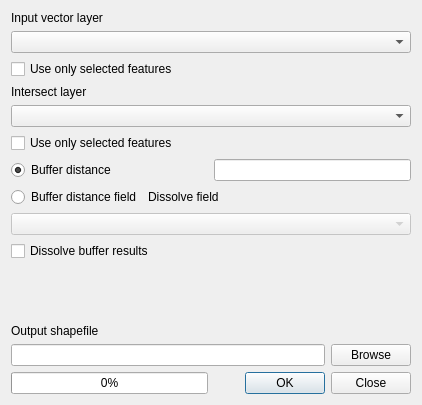
<ui version="4.0" >
 <class>Dialog</class>
 <widget class="QDialog" name="Dialog" >
  <property name="geometry" >
   <rect>
    <x>0</x>
    <y>0</y>
    <width>422</width>
    <height>405</height>
   </rect>
  </property>
  <property name="sizePolicy" >
   <sizepolicy vsizetype="Preferred" hsizetype="Minimum" >
    <horstretch>0</horstretch>
    <verstretch>0</verstretch>
   </sizepolicy>
  </property>
  <property name="windowTitle" >
   <string>Geoprocessing</string>
  </property>
  <layout class="QGridLayout" name="gridLayout" >
   <item row="0" column="0" colspan="2" >
    <layout class="QVBoxLayout" >
     <item>
      <widget class="QLabel" name="label_1" >
       <property name="text" >
        <string>Input vector layer</string>
       </property>
      </widget>
     </item>
     <item>
      <widget class="QComboBox" name="inShapeA" >
       <property name="sizePolicy" >
        <sizepolicy vsizetype="Fixed" hsizetype="Minimum" >
         <horstretch>0</horstretch>
         <verstretch>0</verstretch>
        </sizepolicy>
       </property>
      </widget>
     </item>
    </layout>
   </item>
   <item row="3" column="0" colspan="2" >
    <layout class="QVBoxLayout" >
     <item>
      <widget class="QLabel" name="label_2" >
       <property name="text" >
        <string>Intersect layer</string>
       </property>
      </widget>
     </item>
     <item>
      <widget class="QComboBox" name="inShapeB" >
       <property name="sizePolicy" >
        <sizepolicy vsizetype="Fixed" hsizetype="Minimum" >
         <horstretch>0</horstretch>
         <verstretch>0</verstretch>
        </sizepolicy>
       </property>
      </widget>
     </item>
    </layout>
   </item>
   <item row="5" column="0" colspan="2" >
    <layout class="QHBoxLayout" >
     <item>
      <layout class="QHBoxLayout" >
       <item>
        <widget class="QRadioButton" name="rdoBuffer" >
         <property name="text" >
          <string>Buffer distance</string>
         </property>
         <property name="checked" >
          <bool>true</bool>
         </property>
        </widget>
       </item>
      </layout>
     </item>
     <item>
      <widget class="QLineEdit" name="param" >
       <property name="enabled" >
        <bool>true</bool>
       </property>
       <property name="sizePolicy" >
        <sizepolicy vsizetype="Fixed" hsizetype="Minimum" >
         <horstretch>0</horstretch>
         <verstretch>0</verstretch>
        </sizepolicy>
       </property>
       <property name="layoutDirection" >
        <enum>Qt::LeftToRight</enum>
       </property>
       <property name="text" >
        <string/>
       </property>
       <property name="cursorPosition" >
        <number>0</number>
       </property>
      </widget>
     </item>
    </layout>
   </item>
   <item row="6" column="0" colspan="2" >
    <layout class="QVBoxLayout" >
     <item>
      <layout class="QHBoxLayout" >
       <item>
        <widget class="QRadioButton" name="rdoField" >
         <property name="text" >
          <string>Buffer distance field</string>
         </property>
        </widget>
       </item>
       <item>
        <widget class="QLabel" name="label_4" >
         <property name="text" >
          <string>Dissolve field</string>
         </property>
        </widget>
       </item>
       <item>
        <spacer>
         <property name="orientation" >
          <enum>Qt::Horizontal</enum>
         </property>
         <property name="sizeHint" stdset="0" >
          <size>
           <width>40</width>
           <height>20</height>
          </size>
         </property>
        </spacer>
       </item>
      </layout>
     </item>
     <item>
      <widget class="QComboBox" name="attrib" >
       <property name="enabled" >
        <bool>false</bool>
       </property>
       <property name="sizePolicy" >
        <sizepolicy vsizetype="Fixed" hsizetype="Minimum" >
         <horstretch>0</horstretch>
         <verstretch>0</verstretch>
        </sizepolicy>
       </property>
      </widget>
     </item>
    </layout>
   </item>
   <item row="7" column="0" >
    <layout class="QHBoxLayout" >
     <property name="spacing" >
      <number>6</number>
     </property>
     <property name="margin" >
      <number>0</number>
     </property>
     <item>
      <widget class="QCheckBox" name="mergeOutput" >
       <property name="enabled" >
        <bool>true</bool>
       </property>
       <property name="text" >
        <string>Dissolve buffer results</string>
       </property>
      </widget>
     </item>
    </layout>
   </item>
   <item row="8" column="0" >
    <spacer>
     <property name="orientation" >
      <enum>Qt::Vertical</enum>
     </property>
     <property name="sizeHint" stdset="0" >
      <size>
       <width>20</width>
       <height>40</height>
      </size>
     </property>
    </spacer>
   </item>
   <item row="9" column="0" colspan="2" >
    <layout class="QVBoxLayout" >
     <item>
      <widget class="QLabel" name="label_5" >
       <property name="text" >
        <string>Output shapefile</string>
       </property>
      </widget>
     </item>
     <item>
      <layout class="QHBoxLayout" >
       <item>
        <widget class="QLineEdit" name="outShape" >
         <property name="readOnly" >
          <bool>true</bool>
         </property>
        </widget>
       </item>
       <item>
        <widget class="QPushButton" name="btnBrowse" >
         <property name="text" >
          <string>Browse</string>
         </property>
        </widget>
       </item>
      </layout>
     </item>
    </layout>
   </item>
   <item row="10" column="0" >
    <widget class="QProgressBar" name="progressBar" >
     <property name="value" >
      <number>0</number>
     </property>
     <property name="alignment" >
      <set>Qt::AlignCenter</set>
     </property>
     <property name="orientation" >
      <enum>Qt::Horizontal</enum>
     </property>
    </widget>
   </item>
   <item row="10" column="1" >
    <widget class="QDialogButtonBox" name="buttonBox_2" >
     <property name="standardButtons" >
      <set>QDialogButtonBox::Close|QDialogButtonBox::Ok</set>
     </property>
    </widget>
   </item>
   <item row="2" column="0" >
    <layout class="QVBoxLayout" name="verticalLayout" >
     <item>
      <widget class="QCheckBox" name="useSelectedA" >
       <property name="text" >
        <string>Use only selected features</string>
       </property>
      </widget>
     </item>
    </layout>
   </item>
   <item row="4" column="0" >
    <layout class="QVBoxLayout" name="verticalLayout_2" >
     <item>
      <widget class="QCheckBox" name="useSelectedB" >
       <property name="text" >
        <string>Use only selected features</string>
       </property>
      </widget>
     </item>
    </layout>
   </item>
  </layout>
 </widget>
 <resources/>
 <connections>
  <connection>
   <sender>rdoField</sender>
   <signal>toggled(bool)</signal>
   <receiver>attrib</receiver>
   <slot>setEnabled(bool)</slot>
   <hints>
    <hint type="sourcelabel" >
     <x>96</x>
     <y>167</y>
    </hint>
    <hint type="destinationlabel" >
     <x>104</x>
     <y>222</y>
    </hint>
   </hints>
  </connection>
  <connection>
   <sender>rdoBuffer</sender>
   <signal>toggled(bool)</signal>
   <receiver>param</receiver>
   <slot>setEnabled(bool)</slot>
   <hints>
    <hint type="sourcelabel" >
     <x>61</x>
     <y>133</y>
    </hint>
    <hint type="destinationlabel" >
     <x>380</x>
     <y>155</y>
    </hint>
   </hints>
  </connection>
  <connection>
   <sender>buttonBox_2</sender>
   <signal>rejected()</signal>
   <receiver>Dialog</receiver>
   <slot>reject()</slot>
   <hints>
    <hint type="sourcelabel" >
     <x>272</x>
     <y>383</y>
    </hint>
    <hint type="destinationlabel" >
     <x>246</x>
     <y>279</y>
    </hint>
   </hints>
  </connection>
  <connection>
   <sender>buttonBox_2</sender>
   <signal>accepted()</signal>
   <receiver>Dialog</receiver>
   <slot>accept()</slot>
   <hints>
    <hint type="sourcelabel" >
     <x>341</x>
     <y>382</y>
    </hint>
    <hint type="destinationlabel" >
     <x>335</x>
     <y>270</y>
    </hint>
   </hints>
  </connection>
 </connections>
</ui>
